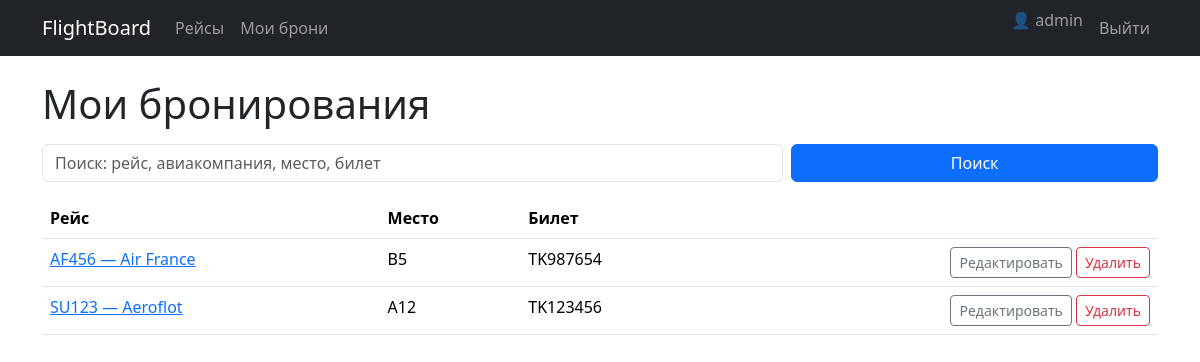
/my-reservations/ (signed in), run on the app's committed database.
### flights/models.py (models this page shows, shortened)
class Reservation(models.Model):
    flight = models.ForeignKey(Flight, on_delete=models.CASCADE, related_name="reservations")
    user = models.ForeignKey(settings.AUTH_USER_MODEL, on_delete=models.CASCADE, related_name="reservations")
    seat = models.CharField("Место", max_length=10)
    created_at = models.DateTimeField("Дата создания", auto_now_add=True)
    ticket_number = models.CharField("Номер билета", max_length=50, blank=True)
    class Meta:
        unique_together = ("flight", "user", "seat")

class Flight(models.Model):
    FLIGHT_TYPE_CHOICES = [
        ("arrival", "Прилёт"),
        ("departure", "Вылет"),
    ]
    flight_number = models.CharField("Номер рейса", max_length=20)
    airline = models.CharField("Авиакомпания", max_length=100)
    departure_city = models.CharField("Откуда", max_length=100)
    arrival_city = models.CharField("Куда", max_length=100)
    departure_time = models.DateTimeField("Вылет (время)")
    arrival_time = models.DateTimeField("Прилёт (время)")
    flight_type = models.CharField("Тип", max_length=10, choices=FLIGHT_TYPE_CHOICES)
    gate = models.CharField("Гейт", max_length=10)

### flights/views.py (the view, shortened to what this page needs)
# urls.py: path("my-reservations/", views.my_reservations, name="my_reservations"),
@login_required
def my_reservations(request):
    q = request.GET.get("q", "").strip()
    reservations = Reservation.objects.filter(user=request.user).select_related("flight").order_by("-created_at")
    paginator = Paginator(reservations, 7)
    page_number = request.GET.get("page")
    page_obj = paginator.get_page(page_number)
    return render(request, "flights/my_reservations.html", {"page_obj": page_obj, "q": q})

### flights/templates/flights/my_reservations.html (shortened to what this page needs)
{% extends "base.html" %}
{% block content %}
  <h1 class="mb-3">Мои бронирования</h1>
  <form class="row g-2 mb-3" method="get">
    <div class="col-sm-8">
      <input class="form-control" name="q" value="{{ q }}" placeholder="Поиск: рейс, авиакомпания, место, билет">
    </div>
    <div class="col-sm-4">
      <button class="btn btn-primary w-100" type="submit">Поиск</button>
    </div>
  </form>
  <table class="table">
    <thead>
      <tr>
        <th>Рейс</th>
        <th>Место</th>
        <th>Билет</th>
        <th></th>
      </tr>
    </thead>
    <tbody>
      {% for r in page_obj %}
        <tr>
          <td><a href="{% url 'flights:flight_detail' r.flight.pk %}">{{ r.flight.flight_number }} — {{ r.flight.airline }}</a></td>
          <td>{{ r.seat }}</td>
          <td>{{ r.ticket_number|default:"—" }}</td>
          <td class="text-end">
            <a class="btn btn-sm btn-outline-secondary" href="{% url 'flights:reserve_edit' r.pk %}">Редактировать</a>
            <a class="btn btn-sm btn-outline-danger" href="{% url 'flights:reserve_delete' r.pk %}">Удалить</a>
          </td>
        </tr>
      {% empty %}
        <tr><td colspan="4" class="text-muted">Пока нет бронирований.</td></tr>
      {% endfor %}
    </tbody>
  </table>
{% endblock %}

### flights/templates/base.html (shortened to what this page needs)
<!doctype html>
<html lang="ru">
<head>
  <link href="https://cdn.jsdelivr.net/npm/bootstrap@5.3.3/dist/css/bootstrap.min.css" rel="stylesheet">
</head>
<body>
  <nav class="navbar navbar-expand-lg navbar-dark bg-dark">
    <div class="container">
      <a class="navbar-brand" href="{% url 'flights:flight_list' %}">FlightBoard</a>
      <div class="collapse navbar-collapse" id="nav">
        <ul class="navbar-nav me-auto">
          <li class="nav-item"><a class="nav-link" href="{% url 'flights:flight_list' %}">Рейсы</a></li>
          {% if user.is_authenticated %}
            <li class="nav-item"><a class="nav-link" href="{% url 'flights:my_reservations' %}">Мои брони</a></li>
          {% endif %}
        </ul>
        <ul class="navbar-nav">
          {% if user.is_authenticated %}
            <li class="nav-item"><span class="navbar-text me-2">👤 {{ user.username }}</span></li>
            <li class="nav-item"><a class="nav-link" href="{% url 'logout' %}">Выйти</a></li>
          {% else %}
            <li class="nav-item"><a class="nav-link" href="{% url 'login' %}">Войти</a></li>
            <li class="nav-item"><a class="nav-link" href="{% url 'flights:register' %}">Регистрация</a></li>
          {% endif %}
        </ul>
      </div>
    </div>
  </nav>
  <main class="container py-4">
    {% block content %}{% endblock %}
  </main>
</body>
</html>

### data on the page
Reservation: flight.flight_number "AF456", flight.airline "Air France", seat "B5", ticket_number "TK987654"
Reservation: flight.flight_number "SU123", flight.airline "Aeroflot", seat "A12", ticket_number "TK123456"

### other printed values
{{ user.username }} "admin"
